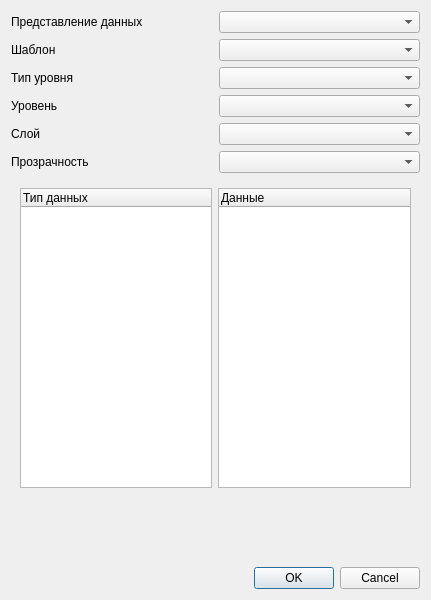
<?xml version="1.0" encoding="UTF-8"?>
<ui version="4.0">
 <class>Select</class>
 <widget class="QDialog" name="Select">
  <property name="geometry">
   <rect>
    <x>0</x>
    <y>0</y>
    <width>431</width>
    <height>600</height>
   </rect>
  </property>
  <property name="windowTitle">
   <string>Настройка слоя</string>
  </property>
  <layout class="QGridLayout" name="gridLayout_4">
   <item row="3" column="0">
    <widget class="QDialogButtonBox" name="buttonBox">
     <property name="orientation">
      <enum>Qt::Horizontal</enum>
     </property>
     <property name="standardButtons">
      <set>QDialogButtonBox::Cancel|QDialogButtonBox::Ok</set>
     </property>
    </widget>
   </item>
   <item row="1" column="0">
    <widget class="QWidget" name="selectDataType" native="true">
     <layout class="QGridLayout" name="gridLayout_2">
      <item row="1" column="0">
       <widget class="QTreeWidget" name="groupTree">
        <property name="sizePolicy">
         <sizepolicy hsizetype="Expanding" vsizetype="Expanding">
          <horstretch>0</horstretch>
          <verstretch>0</verstretch>
         </sizepolicy>
        </property>
        <property name="minimumSize">
         <size>
          <width>0</width>
          <height>300</height>
         </size>
        </property>
        <property name="rootIsDecorated">
         <bool>false</bool>
        </property>
        <column>
         <property name="text">
          <string>Тип данных</string>
         </property>
        </column>
       </widget>
      </item>
      <item row="1" column="1">
       <widget class="QTreeWidget" name="dataTree">
        <property name="sizePolicy">
         <sizepolicy hsizetype="Expanding" vsizetype="Expanding">
          <horstretch>0</horstretch>
          <verstretch>0</verstretch>
         </sizepolicy>
        </property>
        <property name="minimumSize">
         <size>
          <width>0</width>
          <height>300</height>
         </size>
        </property>
        <property name="rootIsDecorated">
         <bool>false</bool>
        </property>
        <column>
         <property name="text">
          <string notr="true">Данные</string>
         </property>
        </column>
       </widget>
      </item>
     </layout>
    </widget>
   </item>
   <item row="0" column="0">
    <layout class="QGridLayout" name="gridLayout">
     <item row="1" column="0">
      <widget class="QLabel" name="label">
       <property name="sizePolicy">
        <sizepolicy hsizetype="Preferred" vsizetype="Fixed">
         <horstretch>0</horstretch>
         <verstretch>0</verstretch>
        </sizepolicy>
       </property>
       <property name="text">
        <string>Шаблон</string>
       </property>
      </widget>
     </item>
     <item row="0" column="0">
      <widget class="QLabel" name="label_2">
       <property name="sizePolicy">
        <sizepolicy hsizetype="Preferred" vsizetype="Fixed">
         <horstretch>0</horstretch>
         <verstretch>0</verstretch>
        </sizepolicy>
       </property>
       <property name="text">
        <string>Представление данных</string>
       </property>
      </widget>
     </item>
     <item row="3" column="0">
      <widget class="QLabel" name="levelLabel">
       <property name="sizePolicy">
        <sizepolicy hsizetype="Preferred" vsizetype="Fixed">
         <horstretch>0</horstretch>
         <verstretch>0</verstretch>
        </sizepolicy>
       </property>
       <property name="text">
        <string>Уровень</string>
       </property>
      </widget>
     </item>
     <item row="1" column="1">
      <widget class="QComboBox" name="templateBox">
       <property name="sizePolicy">
        <sizepolicy hsizetype="Preferred" vsizetype="Fixed">
         <horstretch>0</horstretch>
         <verstretch>0</verstretch>
        </sizepolicy>
       </property>
      </widget>
     </item>
     <item row="2" column="1">
      <widget class="QComboBox" name="typeLevelBox">
       <property name="sizePolicy">
        <sizepolicy hsizetype="Preferred" vsizetype="Fixed">
         <horstretch>0</horstretch>
         <verstretch>0</verstretch>
        </sizepolicy>
       </property>
      </widget>
     </item>
     <item row="5" column="0">
      <widget class="QLabel" name="transparencyLabel">
       <property name="sizePolicy">
        <sizepolicy hsizetype="Preferred" vsizetype="Fixed">
         <horstretch>0</horstretch>
         <verstretch>0</verstretch>
        </sizepolicy>
       </property>
       <property name="text">
        <string>Прозрачность</string>
       </property>
      </widget>
     </item>
     <item row="3" column="1">
      <widget class="QComboBox" name="levelBox">
       <property name="sizePolicy">
        <sizepolicy hsizetype="Preferred" vsizetype="Fixed">
         <horstretch>0</horstretch>
         <verstretch>0</verstretch>
        </sizepolicy>
       </property>
      </widget>
     </item>
     <item row="2" column="0">
      <widget class="QLabel" name="typeLevelLabel">
       <property name="sizePolicy">
        <sizepolicy hsizetype="Preferred" vsizetype="Fixed">
         <horstretch>0</horstretch>
         <verstretch>0</verstretch>
        </sizepolicy>
       </property>
       <property name="text">
        <string>Тип уровня</string>
       </property>
      </widget>
     </item>
     <item row="4" column="1">
      <widget class="QComboBox" name="layerBox">
       <property name="sizePolicy">
        <sizepolicy hsizetype="Preferred" vsizetype="Fixed">
         <horstretch>0</horstretch>
         <verstretch>0</verstretch>
        </sizepolicy>
       </property>
      </widget>
     </item>
     <item row="0" column="1">
      <widget class="QComboBox" name="viewModeBox">
       <property name="sizePolicy">
        <sizepolicy hsizetype="Preferred" vsizetype="Fixed">
         <horstretch>0</horstretch>
         <verstretch>0</verstretch>
        </sizepolicy>
       </property>
      </widget>
     </item>
     <item row="5" column="1">
      <widget class="QComboBox" name="transparencyBox">
       <property name="sizePolicy">
        <sizepolicy hsizetype="Preferred" vsizetype="Fixed">
         <horstretch>0</horstretch>
         <verstretch>0</verstretch>
        </sizepolicy>
       </property>
      </widget>
     </item>
     <item row="4" column="0">
      <widget class="QLabel" name="layerLabel">
       <property name="sizePolicy">
        <sizepolicy hsizetype="Preferred" vsizetype="Fixed">
         <horstretch>0</horstretch>
         <verstretch>0</verstretch>
        </sizepolicy>
       </property>
       <property name="text">
        <string>Слой</string>
       </property>
      </widget>
     </item>
    </layout>
   </item>
   <item row="2" column="0">
    <spacer name="verticalSpacer">
     <property name="orientation">
      <enum>Qt::Vertical</enum>
     </property>
     <property name="sizeHint" stdset="0">
      <size>
       <width>20</width>
       <height>40</height>
      </size>
     </property>
    </spacer>
   </item>
  </layout>
 </widget>
 <resources/>
 <connections>
  <connection>
   <sender>buttonBox</sender>
   <signal>accepted()</signal>
   <receiver>Select</receiver>
   <slot>accept()</slot>
   <hints>
    <hint type="sourcelabel">
     <x>248</x>
     <y>254</y>
    </hint>
    <hint type="destinationlabel">
     <x>157</x>
     <y>274</y>
    </hint>
   </hints>
  </connection>
  <connection>
   <sender>buttonBox</sender>
   <signal>rejected()</signal>
   <receiver>Select</receiver>
   <slot>reject()</slot>
   <hints>
    <hint type="sourcelabel">
     <x>316</x>
     <y>260</y>
    </hint>
    <hint type="destinationlabel">
     <x>286</x>
     <y>274</y>
    </hint>
   </hints>
  </connection>
 </connections>
</ui>
